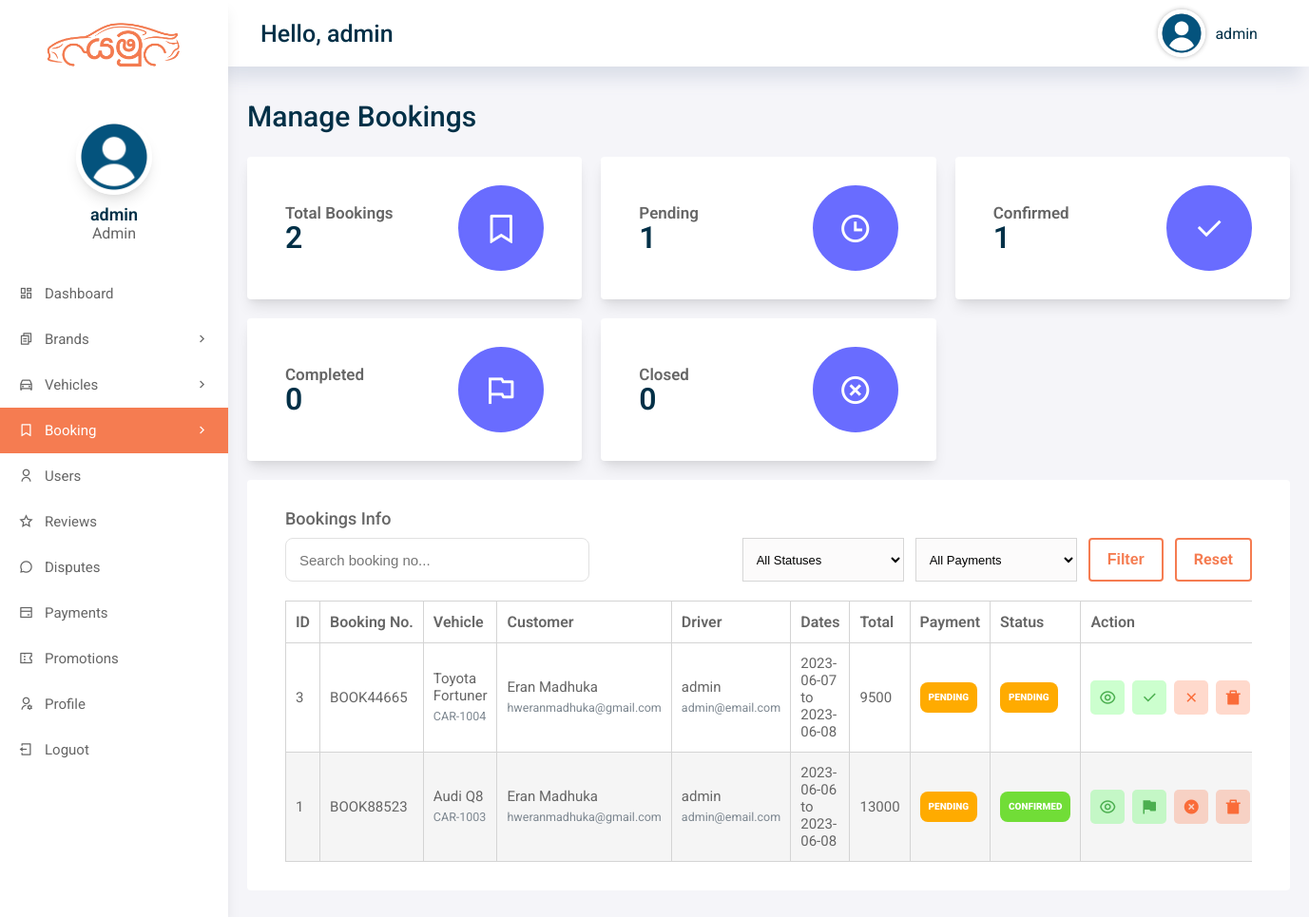
The page /admin/bookings.php (signed in) on the database its author committed.
### tables this page shows
CREATE TABLE IF NOT EXISTS `booking` (
  `booking_id` int(11) NOT NULL AUTO_INCREMENT,
  `booking_No` varchar(50) DEFAULT NULL,
  `user_ID` int(11) DEFAULT NULL,
  `driver_id` int(11) DEFAULT NULL,
  `vehicle_ID` int(11) DEFAULT NULL,
  `start_Data` varchar(20) DEFAULT NULL,
  `end_Date` varchar(20) DEFAULT NULL,
  `total` double DEFAULT NULL,
  `status` int(11) DEFAULT '0',
  `booking_status` varchar(20) NOT NULL DEFAULT 'pending',
  `payment_status` varchar(20) NOT NULL DEFAULT 'pending',
  `promotion_id` int(11) DEFAULT NULL,
  `promo_code` varchar(50) DEFAULT NULL,
  `discount_amount` decimal(10,2) NOT NULL DEFAULT '0.00',
  `final_amount` decimal(10,2) DEFAULT NULL,
  `booking_Date` datetime DEFAULT NULL,
  `created_at` datetime DEFAULT NULL,
  `updated_at` datetime DEFAULT NULL,
  `cancelled_at` datetime DEFAULT NULL,
  `completed_at` datetime DEFAULT NULL,
  `update_Date` datetime DEFAULT NULL,
  PRIMARY KEY (`booking_id`)
);

CREATE TABLE IF NOT EXISTS `vehicles` (
  `vehicle_id` int(11) NOT NULL AUTO_INCREMENT,
  `owner_user_id` int(11) DEFAULT NULL,
  `vehicle_title` varchar(50) DEFAULT NULL,
  `vehicle_brand` varchar(50) DEFAULT NULL,
  `vehicle_desc` longtext,
  `price` float DEFAULT NULL,
  `transmission` varchar(50) DEFAULT NULL,
  `fuel_type` varchar(50) DEFAULT NULL,
  `year` int(4) DEFAULT NULL,
  `engine_capacity` varchar(50) DEFAULT NULL,
  `capacity` int(3) DEFAULT NULL,
  `location` varchar(150) DEFAULT NULL,
  `registration_number` varchar(100) DEFAULT NULL,
  `vImg1` varchar(255) DEFAULT NULL,
  `vImg2` varchar(255) DEFAULT NULL,
  `vImg3` varchar(255) DEFAULT NULL,
  `vImg4` varchar(255) DEFAULT NULL,
  `airConditioner` int(1) DEFAULT NULL,
  `powerdoorlocks` int(1) DEFAULT NULL,
  `antilockbrakingsys` int(1) DEFAULT NULL,
  `brakeassist` int(1) DEFAULT NULL,
  `powersteering` int(1) DEFAULT NULL,
  `driverairbag` int(1) DEFAULT NULL,
  `passengerairbag` int(1) DEFAULT NULL,
  `powerwindow` int(1) DEFAULT NULL,
  `cdplayer` int(1) DEFAULT NULL,
  `reg_date` datetime DEFAULT NULL,
  `updatation_date` datetime DEFAULT NULL,
  `vehicle_status` int(1) DEFAULT '1',
  `listing_status` varchar(20) NOT NULL DEFAULT 'approved',
  `availability_status` varchar(20) NOT NULL DEFAULT 'available',
  `maintenance_status` varchar(30) NOT NULL DEFAULT 'good',
  `service_date` date DEFAULT NULL,
  `next_service_date` date DEFAULT NULL,
  `service_notes` longtext,
  `service_cost` decimal(10,2) DEFAULT NULL,
  `approved_by` int(11) DEFAULT NULL,
  `approved_at` datetime DEFAULT NULL,
  `updated_at` datetime DEFAULT NULL,
  PRIMARY KEY (`vehicle_id`)
);

CREATE TABLE IF NOT EXISTS `users` (
  `user_id` int(11) NOT NULL AUTO_INCREMENT,
  `username` varchar(50) DEFAULT NULL,
  `password` varchar(50) DEFAULT NULL,
  `role` enum('admin','staff','driver','customer') NOT NULL DEFAULT 'customer',
  `full_name` varchar(255) DEFAULT NULL,
  `email` varchar(255) DEFAULT NULL,
  `address` longtext,
  `city` varchar(50) DEFAULT NULL,
  `phone` varchar(11) DEFAULT NULL,
  `dob` varchar(50) DEFAULT NULL,
  `license_or_nic` varchar(100) DEFAULT NULL,
  `verification_status` varchar(20) NOT NULL DEFAULT 'verified',
  `bio` longtext,
  `profile_pic` varchar(255) DEFAULT NULL,
  `account_status` varchar(20) NOT NULL DEFAULT 'active',
  `rag_date` datetime DEFAULT NULL,
  `created_at` datetime DEFAULT NULL,
  `updated_at` datetime DEFAULT NULL,
  PRIMARY KEY (`user_id`)
);

### includes/auth.php (called while the page is built, shortened)
<?php
function carzo_e($value)
{
    return htmlspecialchars((string) $value, ENT_QUOTES, 'UTF-8');
}
function carzo_badge_class($status)
{
    $status = strtolower(trim((string) $status));
    if (in_array($status, ['active', 'approved', 'verified', 'confirmed', 'completed', 'paid', 'available', 'good', 'visible', 'resolved'], true)) {
        return 'Status-conpleted-badge';
    }
    if (in_array($status, ['pending', 'under_review', 'unverified', 'booked', 'due soon', 'open', 'flagged', 'busy', 'on_request'], true)) {
        return 'Status-pending-badge';
    }
    return 'Status-inactive-badge';
}

### includes/booking-management.php (called while the page is built, shortened)
<?php
require_once __DIR__ . '/auth.php';
function carzo_booking_normalize_payment_status($status)
{
    $status = strtolower(trim((string) $status));
    $allowed = ['pending', 'paid', 'failed', 'refunded'];
    return in_array($status, $allowed, true) ? $status : 'pending';
}

### admin/bookings.php (the view, shortened to what this page needs)
<?php
require_once __DIR__ . '/../includes/auth.php';
require_once __DIR__ . '/../includes/booking-management.php';
include 'includes/config.php';
$statsResult = mysqli_query(
    $conn,
    "SELECT COUNT(*) AS total_bookings,
            SUM(booking_status = 'pending') AS pending_bookings,
            SUM(booking_status = 'confirmed') AS confirmed_bookings,
            SUM(booking_status = 'completed') AS completed_bookings,
            SUM(booking_status IN ('cancelled', 'rejected')) AS closed_bookings
     FROM booking"
);
$stats = $statsResult ? mysqli_fetch_assoc($statsResult) : [];
$sql = "SELECT b.*,
               v.vehicle_title,
               v.registration_number,
               c.full_name AS customer_name,
               c.email AS customer_email,
               d.full_name AS driver_name,
               d.email AS driver_email
        FROM booking b
        LEFT JOIN vehicles v ON v.vehicle_id = b.vehicle_ID
        LEFT JOIN users c ON c.user_id = b.user_ID
        LEFT JOIN users d ON d.user_id = b.driver_id
        WHERE 1 = 1";
$sql .= " ORDER BY COALESCE(b.updated_at, b.booking_Date) DESC, b.booking_id DESC";
$result = mysqli_query($conn, $sql);
?>
<!DOCTYPE html>
<html lang="en">
<head>
    <?php include('includes/header.php'); ?>
</head>
<body>
    <div class="grid-container">
        <?php include('includes/menu.php'); ?>
        <?php include('includes/aside.php'); ?>
        <main class="main">
            <h2>Manage Bookings</h2>
            <div class="main-overview">
                <div class="overviewcard">
                    <div class="overviewcard-info">
                        <h3>Total Bookings</h3>
                        <span><?php echo (int) ($stats['total_bookings'] ?? 0); ?></span>
                    </div>
                    <div class="overviewcard-icon">
                        <i class="ri-bookmark-line"></i>
                    </div>
                </div>
                <div class="overviewcard">
                    <div class="overviewcard-info">
                        <h3>Pending</h3>
                        <span><?php echo (int) ($stats['pending_bookings'] ?? 0); ?></span>
                    </div>
                    <div class="overviewcard-icon">
                        <i class="ri-time-line"></i>
                    </div>
                </div>
                <div class="overviewcard">
                    <div class="overviewcard-info">
                        <h3>Confirmed</h3>
                        <span><?php echo (int) ($stats['confirmed_bookings'] ?? 0); ?></span>
                    </div>
                    <div class="overviewcard-icon">
                        <i class="ri-check-line"></i>
                    </div>
                </div>
                <div class="overviewcard">
                    <div class="overviewcard-info">
                        <h3>Completed</h3>
                        <span><?php echo (int) ($stats['completed_bookings'] ?? 0); ?></span>
                    </div>
                    <div class="overviewcard-icon">
                        <i class="ri-flag-line"></i>
                    </div>
                </div>
                <div class="overviewcard">
                    <div class="overviewcard-info">
                        <h3>Closed</h3>
                        <span><?php echo (int) ($stats['closed_bookings'] ?? 0); ?></span>
                    </div>
                    <div class="overviewcard-icon">
                        <i class="ri-close-circle-line"></i>
                    </div>
                </div>
            </div>
            <div class="main-cards">
                <div class="card">
                    <h3>Bookings Info</h3>
                    <div class="card-title">
                        <div class="search-box">
                            <input type="text" id="myInput" onkeyup="seacrFunction()" placeholder="Search booking no...">
                        </div>
                        <form action="" method="GET">
                            <select name="status" style="width: 170px;">
                                <option value="">All Statuses</option>
                            </select>
                            <select name="payment_status" style="width: 170px;">
                                <option value="">All Payments</option>
                            </select>
                            <button type="submit" class="btn second-btn">Filter</button>
                            <a href="bookings.php" class="btn second-btn">Reset</a>
                        </form>
                    </div>
                    <div class="table-wrap">
                    <table id="table">
                        <thead>
                            <tr>
                                <th>ID</th>
                                <th>Booking No.</th>
                                <th>Vehicle</th>
                                <th>Customer</th>
                                <th>Driver</th>
                                <th>Dates</th>
                                <th>Total</th>
                                <th>Payment</th>
                                <th>Status</th>
                                <th>Action</th>
                            </tr>
                        </thead>
                        <tbody class="table-body">
                            <?php if ($result && mysqli_num_rows($result) > 0) {
                                while ($row = mysqli_fetch_assoc($result)) {
                                    $status = carzo_booking_normalize_status($row['booking_status'] ?? 'pending');
                                    $paymentStatus = carzo_booking_normalize_payment_status($row['payment_status'] ?? 'pending');
                                    ?>
                                    <tr>
                                        <td><?php echo (int) $row['booking_id']; ?></td>
                                        <td><?php echo carzo_e($row['booking_No']); ?></td>
                                        <td>
                                            <?php echo carzo_e($row['vehicle_title']); ?><br>
                                            <small><?php echo carzo_e($row['registration_number']); ?></small>
                                        </td>
                                        <td>
                                            <?php echo carzo_e($row['customer_name']); ?><br>
                                            <small><?php echo carzo_e($row['customer_email']); ?></small>
                                        </td>
                                        <td>
                                            <?php echo carzo_e($row['driver_name']); ?><br>
                                            <small><?php echo carzo_e($row['driver_email']); ?></small>
                                        </td>
                                        <td><?php echo carzo_e($row['start_Data']); ?><br>to<br><?php echo carzo_e($row['end_Date']); ?></td>
                                        <td><?php echo carzo_e($row['total']); ?></td>
                                        <td><span class="<?php echo carzo_e(carzo_badge_class($paymentStatus)); ?>"><?php echo carzo_e(ucfirst($paymentStatus)); ?></span></td>
                                        <td><span class="<?php echo carzo_e(carzo_badge_class($status)); ?>"><?php echo carzo_e(ucfirst($status)); ?></span></td>
                                        <td class="action-cell">
                                            <div class="table-actions">
                                            <a href="booking-details.php?bookingID=<?php echo (int) $row['booking_id']; ?>" class="edit-badge" title="View"><i class="ri-eye-line"></i></a>
                                            <?php if ($status === 'pending') { ?>
                                                <a href="includes/booking-process.php?action=confirm&booking_id=<?php echo (int) $row['booking_id']; ?>" class="edit-badge" title="Confirm"><i class="ri-check-fill"></i></a>
                                                <a href="includes/booking-process.php?action=reject&booking_id=<?php echo (int) $row['booking_id']; ?>" class="del-badge" title="Reject"><i class="ri-close-fill"></i></a>
                                            <?php } elseif ($status === 'confirmed') { ?>
                                                <a href="includes/booking-process.php?action=complete&booking_id=<?php echo (int) $row['booking_id']; ?>" class="edit-badge" title="Complete"><i class="ri-flag-fill"></i></a>
                                                <a href="includes/booking-process.php?action=cancel&booking_id=<?php echo (int) $row['booking_id']; ?>" class="del-badge" title="Cancel"><i class="ri-close-circle-fill"></i></a>
                                            <?php } ?>
                                            <a href="includes/booking-process.php?deleteBooking=<?php echo (int) $row['booking_id']; ?>" class="del-badge" title="Delete"><i class="ri-delete-bin-7-fill"></i></a>
                                            </div>
                                        </td>
                                    </tr>
                                <?php }
                            } else { ?>
                                <tr>
                                    <td colspan="10">No bookings found.</td>
                                </tr>
                            <?php } ?>
                        </tbody>
                    </table>
                    </div>
                </div>
            </div>
        </main>
    </div>
</body>
</html>

### assets/css/style.css (style rules this page uses)
* { margin: 0; padding: 0; box-sizing: border-box; }
a, a:hover { text-decoration: none; color: var(--text-color); }
:root { --primary-color: #F57C51; --secondary-color: #FDE5DC; --text-color: #023047; --text-gray: #666666; --bg-color: #F2F5F7; --primary-font: 'Ubuntu', sans-serif; --secondry-font: 'Roboto', sans-serif; }
html { scroll-behavior: smooth; }
body { font-family: var(--secondry-font); overflow-x: hidden; }
h2 { color: var(--text-color); font-size: 45px; font-weight: 700; line-height: 45px; }
h3 { color: var(--text-gray); font-weight: 500; font-size: 18px; }
.btn { box-sizing: border-box; padding: 12px 18px; border-radius: 4px; display: inline-block; cursor: pointer; position: relative; transition: 0.3s ease-in-out; font-size: 16px; font-weight: 700; }
.second-btn { background: transparent; color: var(--primary-color); border: 2px solid var(--primary-color); }
.card { min-width: 200px; height: auto; box-shadow: rgba(149, 157, 165, 0.2) 0px 8px 24px; border-radius: 8px; transition: all .3s; text-align: center; }
footer a, span { color: #FFF; transition: all .3s ease-in-out; }
table { border-collapse: collapse; background: #FFF; border-radius: 0; overflow: hidden; width: 100%; margin: 30px auto; position: relative; table-layout: auto; }
table thead tr { height: 40px; background: #FFF; }
table thead th { font-size: 16px; font-weight: 600; color: var(--text-gray); line-height: 1.2; }
table tbody tr { height: 50px; font-size: 15px; color: var(--text-gray); line-height: 1.2; font-weight: unset; cursor: pointer }
table th, td { border: 1px solid #dddcdc; padding: 5px; }
table tbody tr:nth-child(even) { background-color: #f5f5f5; }
.Status-active-badge, .Status-conpleted-badge, .Status-pending-badge, .Status-cancelled-badge, .Status-inactive-badge { display: inline-block; font-size: 10px; font-weight: 900; text-transform: uppercase; padding: 8px 9px; border-radius: 8px; text-align: center; }
.Status-conpleted-badge { background: #71dd37; color: #FFF; }
.Status-pending-badge { background: #ffab00; color: #FFF; }

### rows shown on the page
booking: booking_id "3", booking_No "BOOK44665", vehicle_ID.vehicle_title "Toyota Fortuner", vehicle_ID.registration_number "CAR-1004", user_ID.full_name "Eran Madhuka", user_ID.email "hweranmadhuka@gmail.com", users.full_name "admin", users.email "admin@email.com", start_Data "2023-06-07", end_Date "2023-06-08", total "9500", payment_status "PENDING"
booking: booking_id "1", booking_No "BOOK88523", vehicle_ID.vehicle_title "Audi Q8", vehicle_ID.registration_number "CAR-1003", user_ID.full_name "Eran Madhuka", user_ID.email "hweranmadhuka@gmail.com", users.full_name "admin", users.email "admin@email.com", start_Data "2023-06-06", end_Date "2023-06-08", total "13000", payment_status "PENDING"

### other values the page prints
carzo_e($_SESSION['admin']['username']) "admin"
carzo_e($_SESSION['admin']['name']) "admin"
carzo_e($_SESSION['admin']['role'] ?? 'admin') "Admin"
$stats['total_bookings'] "2"
$stats['pending_bookings'] "1"
$stats['confirmed_bookings'] "1"
$stats['completed_bookings'] "0"
$stats['closed_bookings'] "0"
